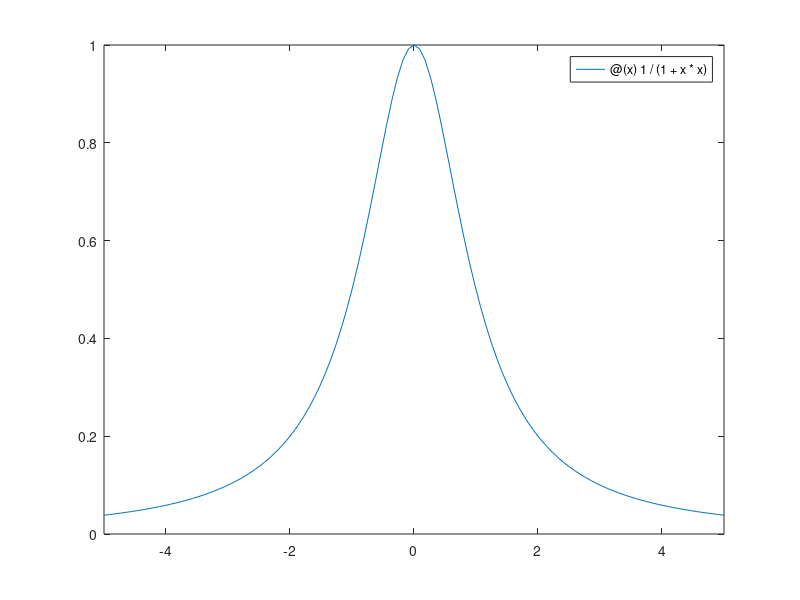

Write the MATLAB code that produced this figure. (Note: this script raises an error after producing the figure.)
% A)

interval=linspace(-5,5,100);
f= @(x) 1/(1+x*x);
fplot(f,[-5 5]);
hold on;

% in order to have the degree m, we will use m+1 points
interval_degree_4=linspace(-5,5,5);
f4 = arrayfun(@(x) 1/(1+x*x),interval_degree_4);
res = lagrange_barycentric(interval_degree_4,f4,interval);
plot(interval,res);



interval_degree_8=linspace(-5,5,9);
f8 = arrayfun(@(x) 1/(1+x*x),interval_degree_8);
res = lagrange_barycentric(interval_degree_8,f8,interval);
plot(interval,res);



interval_degree_14=linspace(-5,5,15);
f14 = arrayfun(@(x) 1/(1+x*x),interval_degree_14);
res = lagrange_barycentric(interval_degree_14,f14,interval);
plot(interval,res);




